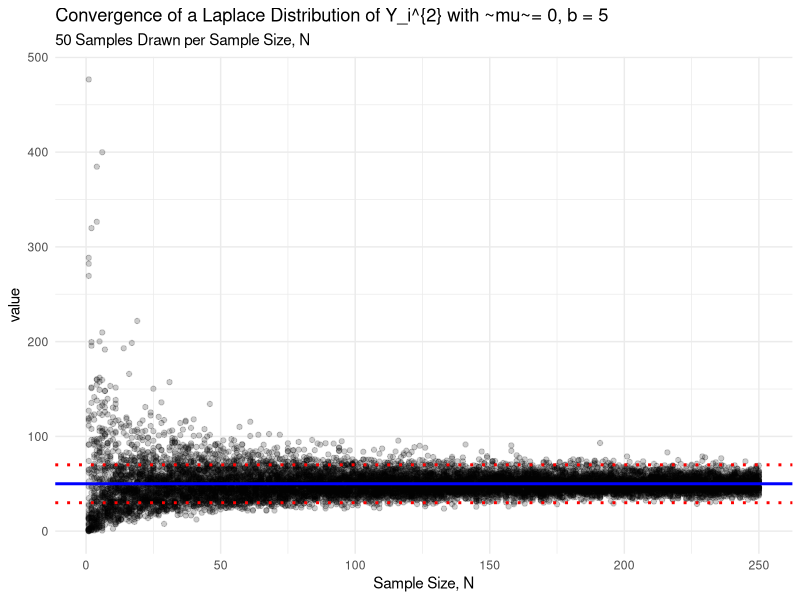
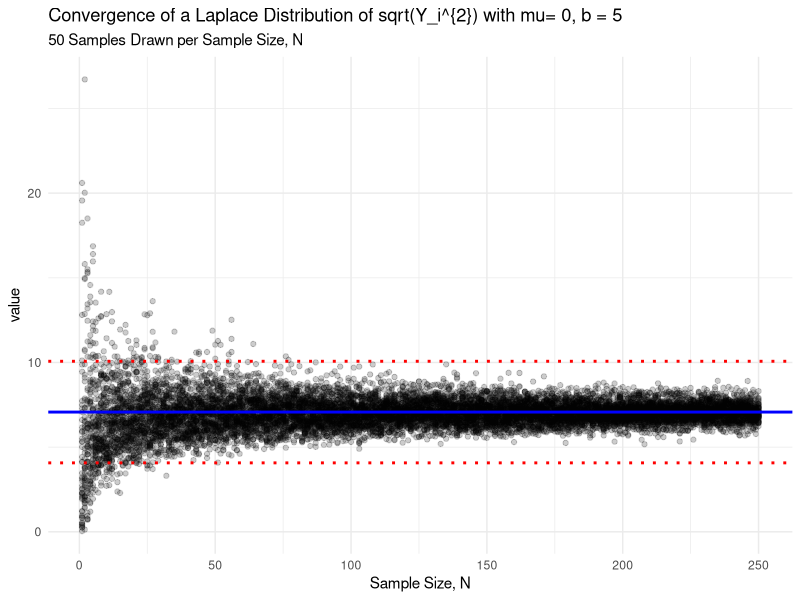
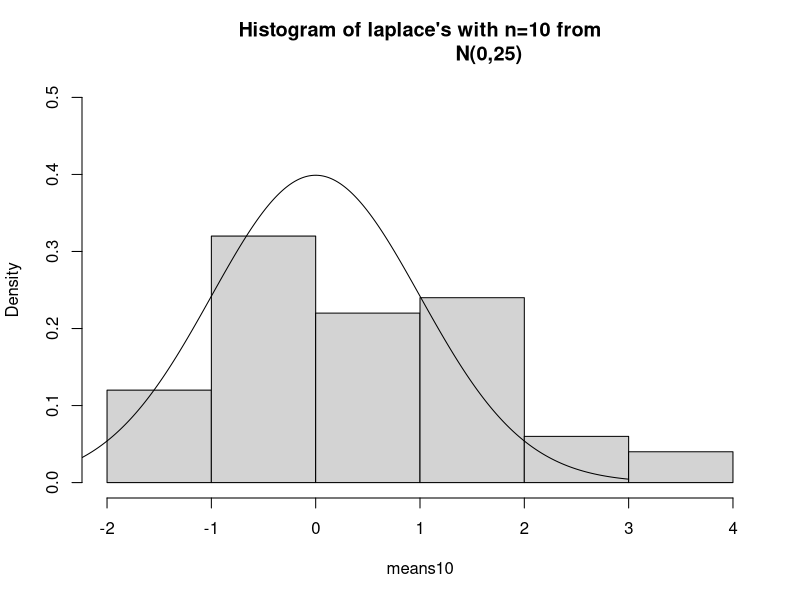
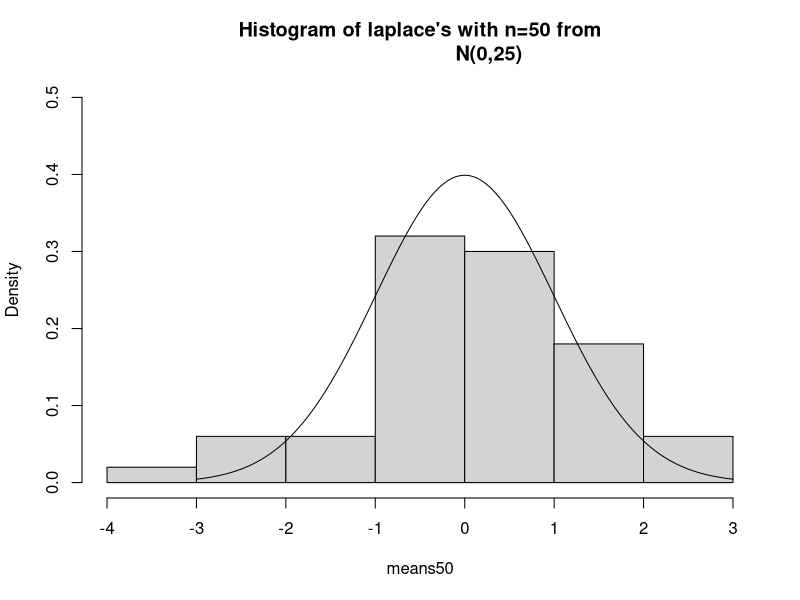
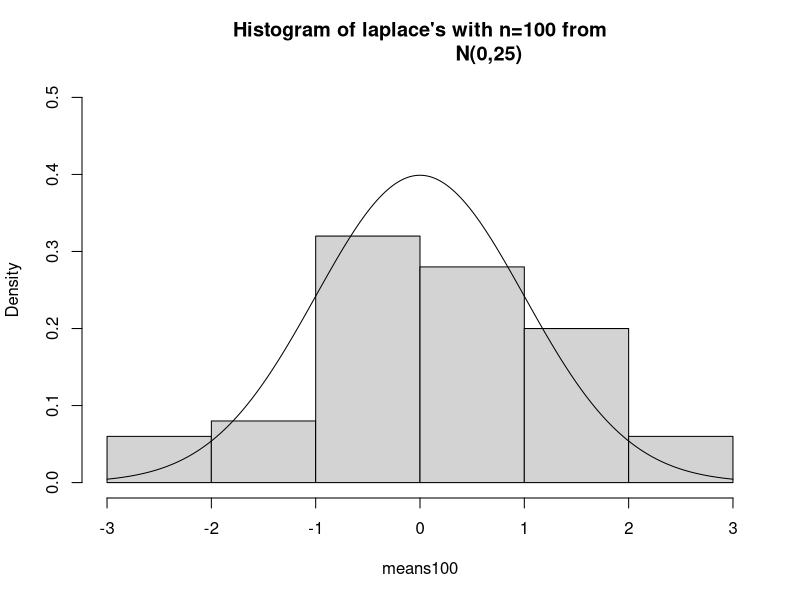
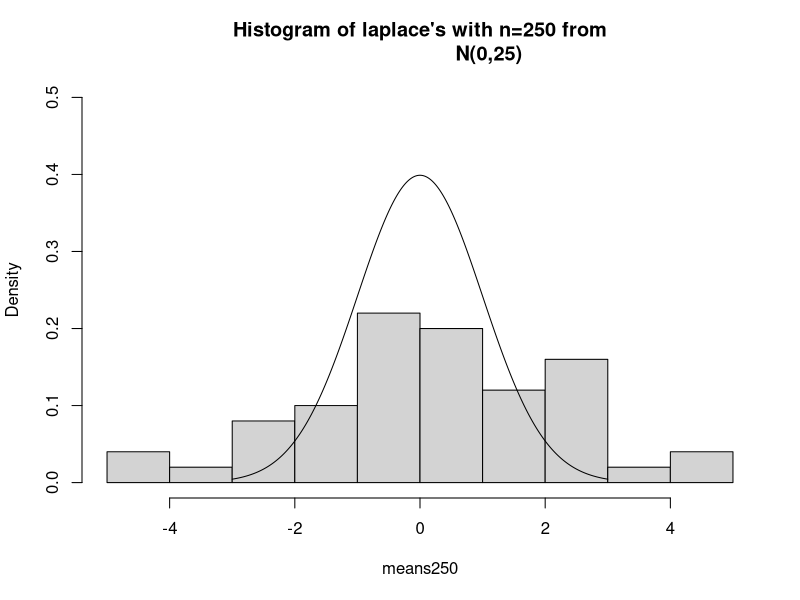
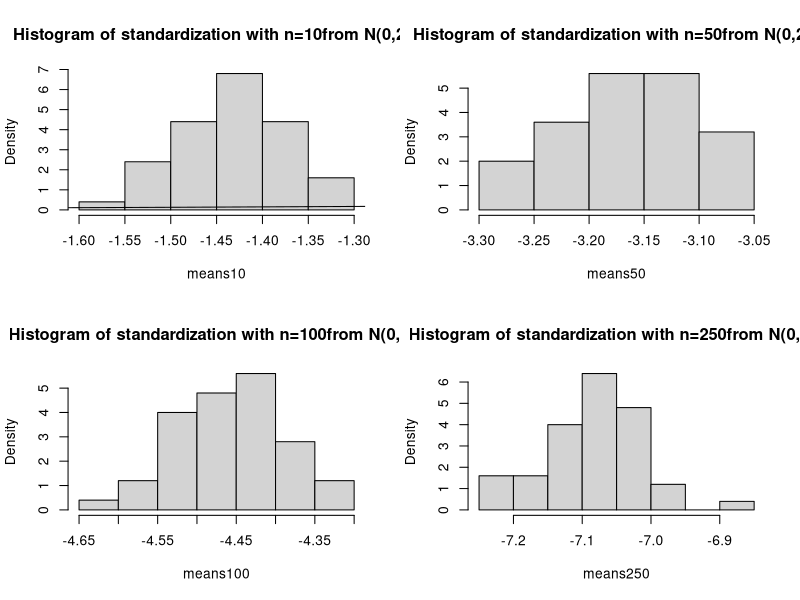
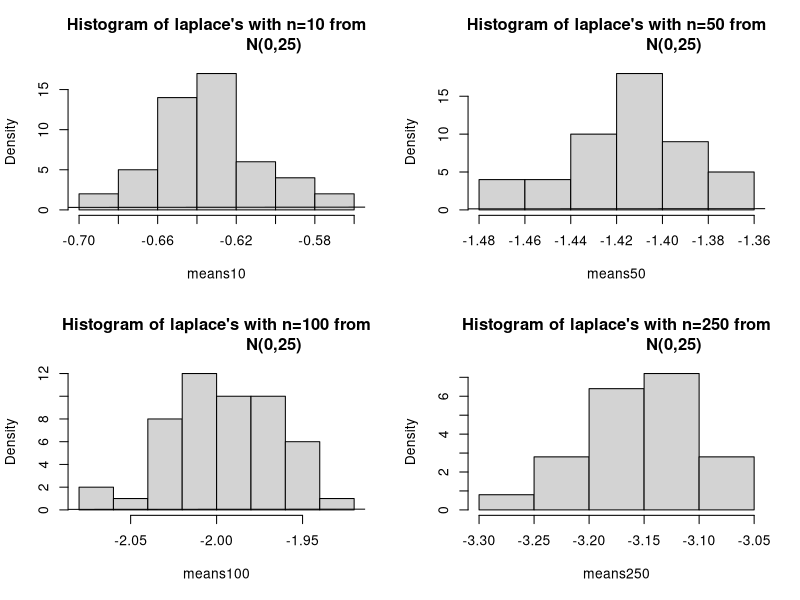

Source code (R) for these figures, in order: (Note: this script raises an error after producing the figures.)
## ---- chunk 1
knitr::opts_chunk$set(echo = TRUE)

pkgs <- c("dplyr", "ggplot2", "tidyr")

for(i in pkgs){
  if(!require(i, character.only = TRUE)){
    install.packages(i)
  }
  require(i, character.only = TRUE)
}

## ---- chunk 2

set.seed(336)


rdoublex <- function(u, mu = 0, b = 5){
  if( u < 0.5){
    out_come_1 <- mu + b*log(2*u)
    out_come_1
  } else{
     out_come_2 <- mu - b*log(2-2*u)
     out_come_2
  }
    
}


output_matrix <- matrix(0, nrow= 250, ncol = 50)

# Basic Function
for( j in 1:50){
  for(i in 1:250){
    random_value <- runif(i, 0, 1)
    output_matrix[i, j]<- mean(vapply(random_value, FUN = rdoublex, double(1)))
  }
}

p1 <- output_matrix %>% 
  as.data.frame() %>% 
  mutate(N = 1:250) %>% 
  gather(replication, value, -N) %>% 
  ggplot(aes(N, value))+
  geom_point(alpha=1/5)+
  theme_minimal()+
  labs(
    title = "Convergence of a Laplace Distribution with mu = 0, b = 5",
    subtitle = "50 Samples Drawn per Sample Size, N",
    x = "Sample Size, N"
  )

#L

output_matrix <- matrix(0, nrow= 250, ncol = 50)

# Basic Function
for( j in 1:50){
  for(i in 1:250){
    random_value <- runif(i, 0, 1)
    output_matrix[i, j]<- mean(vapply(random_value, FUN = rdoublex, double(1))^2)
  }
}

limit_one <- 20
p2 <- output_matrix %>% 
  as.data.frame() %>% 
  mutate(N = 1:250) %>% 
  gather(replication, value, -N) %>% 
  ggplot(aes(N, value))+
  geom_point(alpha=1/5)+
  theme_minimal()+
  labs(
    title = "Convergence of a Laplace Distribution of Y_i^{2} with ~mu~= 0, b = 5",
    subtitle = "50 Samples Drawn per Sample Size, N",
    x = "Sample Size, N"
  )+
  geom_hline(yintercept = 50, size = 1, color = "blue")+
  geom_hline(yintercept = 50 + limit_one, linetype = "dotted", 
             color = "red", size = 1)+
  geom_hline(yintercept = 50 - limit_one, 
             linetype = "dotted", color = "red", size = 1)
p2
#K

output_matrix <- matrix(0, nrow= 250, ncol = 50)

# Basic Function
for( j in 1:50){
  for(i in 1:250){
    random_value <- runif(i, 0, 1)
    output_matrix[i, j]<- sqrt(mean(vapply(random_value, FUN = rdoublex, double(1))^2))
  }
}

limit_two <- 3
p3 <- output_matrix %>% 
  as.data.frame() %>% 
  mutate(N = 1:250) %>% 
  gather(replication, value, -N) %>% 
  ggplot(aes(N, value))+
  geom_point(alpha=1/5)+
  theme_minimal()+
  labs(
    title = "Convergence of a Laplace Distribution of sqrt(Y_i^{2}) with mu= 0, b = 5",
    subtitle = "50 Samples Drawn per Sample Size, N",
    x = "Sample Size, N"
  )+
  geom_hline(yintercept = 7.07, size = 1, color = "blue")+
  geom_hline(yintercept = 7.07 + limit_two, 
             linetype = "dotted", color = "red", size = 1)+
  geom_hline(yintercept = 7.07 - limit_two, 
             linetype = "dotted", color = "red", size = 1)
p3
## ---- chunk 3
#Simulate 10000 samples of size 10,50,100,250 from Laplace distribution
n<-c(10,50,100,250)
N<-50
mu<-0
beta<-5

rlaplace <- function(n = 1, mu = 0, beta = 5) {
  q <- runif(n)
  ifelse(q < 0.5, beta * log(2 * q) + mu, -beta * log(2 * (1 - q)) + mu)
}

#list to save data values in
data<-list()
for(i in 1:length(n)){data[[i]]<-matrix(0,nrow=N,ncol=n[i])}
#Create the data
#loop over sample sizes
for (j in 1:length(n)){
  #loop over data sets
  for (i in 1:N){
    data[[j]][i,]<-rlaplace(n=n[j],0,5)
    }
}
#calculate the z statistic for each sample
means10<-apply(X=data[[1]],FUN=function(data){(mean(data)-mu)/(beta/sqrt(n[1]))},MARGIN=1)
means50<-apply(X=data[[2]],FUN=function(data){(mean(data)-mu)/(beta/sqrt(n[2]))},MARGIN=1)
means100<-apply(X=data[[3]],FUN=function(data){(mean(data)-mu)/(beta/sqrt(n[3]))},MARGIN=1)
means250<-apply(X=data[[3]],FUN=function(data){(mean(data)-mu)/(beta/sqrt(n[4]))},MARGIN=1)

# Make Histog
hist(means10,main=paste("Histogram of laplace's with n=",n[1]," from
                       N(",mu,",",beta^2,")",sep=""), ylim=c(0,.5), prob=T)
lines(seq(from=-3,to=3,by=0.01),dnorm(seq(from=-3,to=3,by=0.01)))

hist(means50,main=paste("Histogram of laplace's with n=",n[2]," from
                       N(",mu,",",beta^2,")",sep=""),prob=T,ylim=c(0,.5),)
lines(seq(from=-3,to=3,by=0.01),dnorm(seq(from=-3,to=3,by=0.01)))

hist(means100,main=paste("Histogram of laplace's with n=",n[3]," from
                       N(",mu,",",beta^2,")",sep=""),prob=T,ylim=c(0,.5),)
lines(seq(from=-3,to=3,by=0.01),dnorm(seq(from=-3,to=3,by=0.01)))
hist(means250,main=paste("Histogram of laplace's with n=",n[4]," from
                       N(",mu,",",beta^2,")",sep=""),prob=T,ylim=c(0,.5),)
lines(seq(from=-3,to=3,by=0.01),dnorm(seq(from=-3,to=3,by=0.01)))

par(mfrow= c(2,2))

## ---- chunk 4
#Simulate 10000 samples of size 10,50,100,250 from Laplace distribution
n<-c(10,50,100,250)
N<-50
mu<-0
beta<-5

rlaplace <- function(n = 1, mu = 0, beta = 5) {
  q <- runif(n)
  ifelse(q < 0.5, beta * log(2 * q) + mu, -beta * log(2 * (1 - q)) + mu)
}

#list to save data values in
data<-list()
for(i in 1:length(n)){data[[i]]<-matrix(0,nrow=N,ncol=n[i])}
#Create the data
#loop over sample sizes
for (j in 1:length(n)){
  #loop over data sets
  for (i in 1:N){
    data[[j]][i,]<-rlaplace(n=n[j],0,5)
  }
}

#Redo your above 4 plots using the standardization
means10<-apply(X=data[[1]],FUN=function(data){((mean(data)-2*beta**2))/(2*beta**2*sqrt(5)/sqrt(n[1]))},MARGIN=1)
means50<-apply(X=data[[2]],FUN=function(data){((mean(data)-2*beta**2))/(2*beta**2*sqrt(5)/sqrt(n[2]))},MARGIN=1)
means100<-apply(X=data[[3]],FUN=function(data){((mean(data)-2*beta**2))/(2*beta**2*sqrt(5)/sqrt(n[3]))},MARGIN=1)
means250<-apply(X=data[[4]],FUN=function(data){((mean(data)-2*beta**2))/(2*beta**2*sqrt(5)/sqrt(n[4]))},MARGIN=1)

# Make Histograms
hist(means10,main=paste("Histogram of standardization with n=",n[1],"from N(",mu,",",beta^2,")",sep=""), prob=T,)
lines(seq(from=-3,to=3,by=0.01),dnorm(seq(from=-3,to=3,by=0.01)))

hist(means50,main=paste("Histogram of standardization with n=",n[2],"from N(",mu,",",beta^2,")",sep=""), prob=T)
lines(seq(from=-3,to=3,by=0.01),dnorm(seq(from=-3,to=3,by=0.01)))

hist(means100,main=paste("Histogram of standardization with n=",n[3],"from N(",mu,",",beta^2,")",sep=""), prob=T)
lines(seq(from=-3,to=3,by=0.01),dnorm(seq(from=-3,to=3,by=0.01)))

hist(means250,main=paste("Histogram of standardization with n=",n[4],"from N(",mu,",",beta^2,")",sep=""), prob=T)
lines(seq(from=-3,to=3,by=0.01),dnorm(seq(from=-3,to=3,by=0.01)))
## ---- chunk 5
#Simulate 10000 samples of size 10,50,100,250 from Laplace distribution
n<-c(10,50,100,250)
N<-50
mu<-0
beta<-5

rlaplace <- function(n = 1, mu = 0, beta = 5) {
  q <- runif(n)
  ifelse(q < 0.5, beta * log(2 * q) + mu, -beta * log(2 * (1 - q)) + mu)
}

#list to save data values in
data<-list()
for(i in 1:length(n)){data[[i]]<-matrix(0,nrow=N,ncol=n[i])}
#Create the data
#loop over sample sizes
for (j in 1:length(n)){
  #loop over data sets
  for (i in 1:N){
    data[[j]][i,]<-rlaplace(n=n[j],0,5)
    }
}
#calculate the z statistic for each sample
means10<-apply(X=data[[1]],FUN=function(data){(mean(data)-2*beta^2)/(5*2*beta^2/sqrt(n[1]))},MARGIN=1)
means50<-apply(X=data[[2]],FUN=function(data){(mean(data)-2*beta^2)/(5*2*beta^2/sqrt(n[2]))},MARGIN=1)
means100<-apply(X=data[[3]],FUN=function(data){(mean(data)-2*beta^2)/(5*2*beta^2/sqrt(n[3]))},MARGIN=1)
means250<-apply(X=data[[3]],FUN=function(data){(mean(data)-2*beta^2)/(5*2*beta^2/sqrt(n[4]))},MARGIN=1)

# Make Histog
hist(means10,main=paste("Histogram of laplace's with n=",n[1]," from
                       N(",mu,",",beta^2,")",sep=""), prob=T)
lines(seq(from=-3,to=3,by=0.01),dnorm(seq(from=-3,to=3,by=0.01)))

hist(means50,main=paste("Histogram of laplace's with n=",n[2]," from
                       N(",mu,",",beta^2,")",sep=""),prob=T)
lines(seq(from=-3,to=3,by=0.01),dnorm(seq(from=-3,to=3,by=0.01)))

hist(means100,main=paste("Histogram of laplace's with n=",n[3]," from
                       N(",mu,",",beta^2,")",sep=""),prob=T)
lines(seq(from=-3,to=3,by=0.01),dnorm(seq(from=-3,to=3,by=0.01)))
hist(means250,main=paste("Histogram of laplace's with n=",n[4]," from
                       N(",mu,",",beta^2,")",sep=""),prob=T)
lines(seq(from=-3,to=3,by=0.01),dnorm(seq(from=-3,to=3,by=0.01)))

par(mfrow= c(2,2))

## ---- chunk 6
#Simulate 10,000 samples of size 1000 and 10,000 from Laplace distribution

n<-c(1000, 10000)
N<-10000
mu<-0
beta<-5

#list to save data values in

data<-list()
for(i in 1:length(n)){data[[i]]<-matrix(0,nrow=N,ncol=n[i])}
#Create the data
#loop over sample sizes
for (j in 1:length(n)){

  #loop over data sets
  for (i in 1:N){data[[j]][i,]<-rlaplace(n=n[j],0,beta = beta)}
}

#calculate the z statistic for each sample

means1000<-apply(X=data[[1]],FUN=function(data){(mean(data)-mu)/(beta/sqrt(n[1]))},
                 MARGIN=1)
means10000<-apply(X=data[[2]],FUN=function(data){(mean(data)-mu)/(beta/sqrt(n[2]))},
                  MARGIN=1)

hist(means1000,main=paste("Histogram of laplace's with n=",n[1],
                          " from N(",mu,",",beta^2,")",sep=""),prob=T)
lines(seq(from=-3,to=3,by=0.01),dnorm(seq(from=-3,to=3,by=0.01)))



hist(means10000,main=paste("Histogram of laplace's with n=",n[2],
                           " from N(",mu,",",beta^2,")",sep=""),prob=T)
lines(seq(from=-3,to=3,by=0.01),dnorm(seq(from=-3,to=3,by=0.01)))

par(mfrow= c(2,2))
